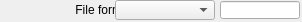
   <widget class="caFrame" name="caFrame_6">
    <property name="geometry">
     <rect>
      <x>371</x>
      <y>173</y>
      <width>302</width>
      <height>22</height>
     </rect>
    </property>
    <widget class="caLabel" name="caLabel_13">
     <property name="geometry">
      <rect>
       <x>0</x>
       <y>0</y>
       <width>132</width>
       <height>20</height>
      </rect>
     </property>
     <property name="frameShape">
      <enum>QFrame::NoFrame</enum>
     </property>
     <property name="text">
      <string>File format</string>
     </property>
     <property name="alignment">
      <set>Qt::AlignAbsolute|Qt::AlignRight|Qt::AlignTrailing|Qt::AlignVCenter</set>
     </property>
     <property name="fontScaleMode">
      <enum>ESimpleLabel::WidthAndHeight</enum>
     </property>
     <property name="foreground">
      <color>
       <red>0</red>
       <green>0</green>
       <blue>0</blue>
      </color>
     </property>
     <property name="background">
      <color alpha="0">
       <red>0</red>
       <green>0</green>
       <blue>0</blue>
      </color>
     </property>
    </widget>
    <widget class="caLineEdit" name="caLineEdit_13">
     <property name="geometry">
      <rect>
       <x>220</x>
       <y>1</y>
       <width>80</width>
       <height>18</height>
      </rect>
     </property>
     <property name="alignment">
      <set>Qt::AlignAbsolute|Qt::AlignLeading|Qt::AlignLeft|Qt::AlignVCenter</set>
     </property>
     <property name="channel" stdset="0">
      <string>$(P)$(R)FileFormat_RBV</string>
     </property>
     <property name="foreground">
      <color>
       <red>10</red>
       <green>0</green>
       <blue>184</blue>
      </color>
     </property>
     <property name="background">
      <color>
       <red>187</red>
       <green>187</green>
       <blue>187</blue>
      </color>
     </property>
     <property name="colorMode">
      <enum>caLineEdit::Static</enum>
     </property>
     <property name="precisionMode">
      <enum>caLineEdit::Channel</enum>
     </property>
     <property name="limitsMode">
      <enum>caLineEdit::Channel</enum>
     </property>
     <property name="maxValue">
      <double>1.000000000000000</double>
     </property>
     <property name="minValue">
      <double>0.000000000000000</double>
     </property>
     <property name="fontScaleMode">
      <enum>caLineEdit::WidthAndHeight</enum>
     </property>
     <property name="formatType">
      <enum>caLineEdit::decimal</enum>
     </property>
    </widget>
    <widget class="caMenu" name="caMenu_3">
     <property name="geometry">
      <rect>
       <x>115</x>
       <y>0</y>
       <width>100</width>
       <height>20</height>
      </rect>
     </property>
     <property name="channel" stdset="0">
      <string>$(P)$(R)FileFormat</string>
     </property>
     <property name="colorMode">
      <enum>caMenu::Static</enum>
     </property>
     <property name="foreground">
      <color>
       <red>0</red>
       <green>0</green>
       <blue>0</blue>
      </color>
     </property>
     <property name="background">
      <color>
       <red>115</red>
       <green>223</green>
       <blue>255</blue>
      </color>
     </property>
    </widget>
   </widget>
